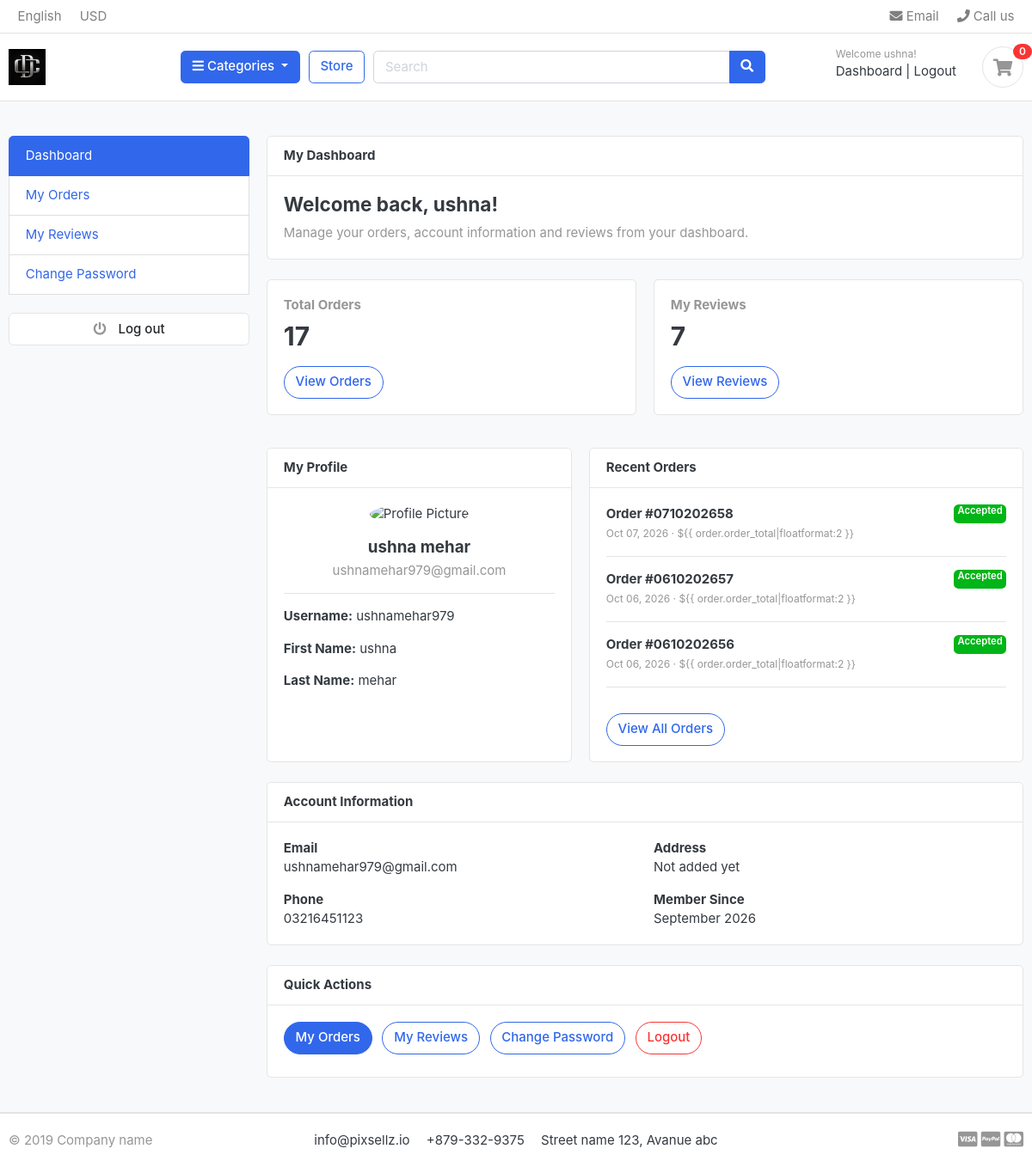
Before: /accounts/ (signed in) with the older database file.
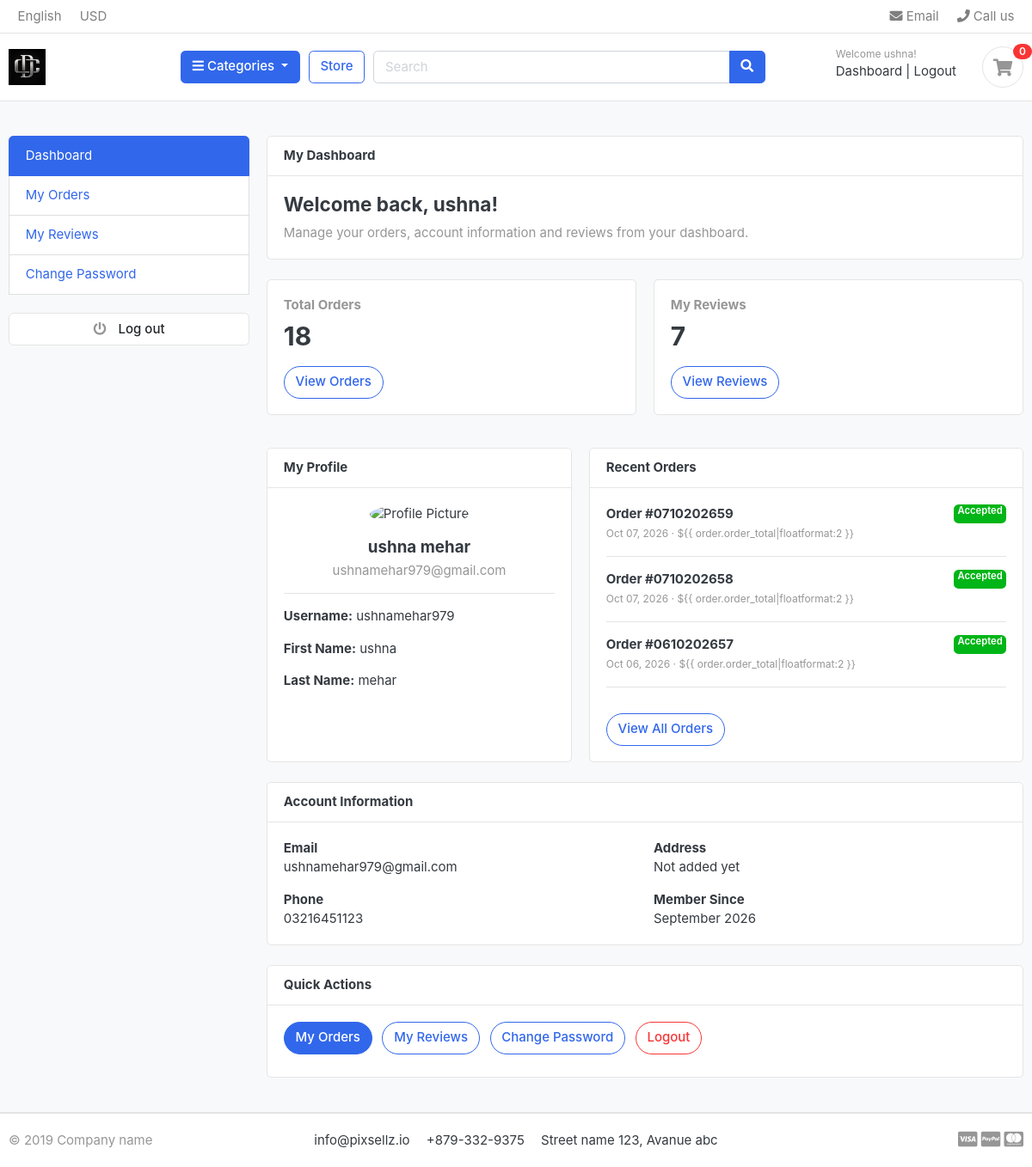
After: the same page with the newer database file.
### orders/models.py (models this page shows, shortened)
class Order(models.Model):
    PAYMENT_METHODS = (
        ('Safepay', 'Safepay'),
        ('Cash on Delivery', 'Cash on Delivery'),
    )
    STATUS = (
        ('New', 'New'),
        ('Accepted', 'Accepted'),
        ('Completed', 'Completed'),
        ('Cancelled', 'Cancelled'),
    )
    user = models.ForeignKey(Account, on_delete=models.SET_NULL, null=True)
    payment = models.ForeignKey(Payment, on_delete=models.SET_NULL, blank=True, null=True)
    payment_method = models.CharField(max_length=32, choices=PAYMENT_METHODS, blank=True, default='')
    order_number = models.CharField(max_length=100)
    first_name = models.CharField(max_length=100)
    last_name = models.CharField(max_length=100)
    email = models.EmailField(max_length=100)
    phone = models.CharField(max_length=15)
    address_line_1 = models.CharField(max_length=100)
    address_line_2 = models.CharField(max_length=100, blank=True)
    city = models.CharField(max_length=100)
    state = models.CharField(max_length=100)
    country = models.CharField(max_length=100)
    order_total = models.FloatField()
    tax = models.FloatField()
    status = models.CharField(max_length=100, choices=STATUS, default='New')
    created_at = models.DateTimeField(auto_now_add=True)
    updated_at = models.DateTimeField(auto_now=True)
    ip = models.CharField(max_length=20, blank=True)
    is_ordered = models.BooleanField(default=False)

### accounts/views.py (the view)
# urls.py: path('',views.dashboard, name='dashboard'),
@login_required(login_url='login')
def dashboard(request):
    orders = Order.objects.order_by('-created_at').filter(user_id=request.user.id, is_ordered=True)
    orders_count = orders.count()
    recent_orders = orders[:3]
    from store.models import ReviewRating
    reviews_count = ReviewRating.objects.filter(user=request.user, status=True).count()
    context = {
        'orders': orders,
        'orders_count': orders_count,
        'recent_orders': recent_orders,
        'reviews_count': reviews_count,
    }
    return render(request, 'accounts/dashboard.html', context)

### carts/context_processors.py (called while the page is built)
def counter(request):
    cart_count = 0
    if 'admin' in request.path:
        return {}
    try:
        if request.user.is_authenticated:
            cart_items = CartItem.objects.filter(user=request.user)
        else:
            cart = Cart.objects.get(cart_id=_cart_id(request))
            cart_items = CartItem.objects.filter(cart=cart)
        for cart_item in cart_items:
            cart_count += cart_item.quantity
    except Cart.DoesNotExist:
        cart_count = 0
    return {'cart_count': cart_count}

### category/context_processors.py (called while the page is built)
def menu_link(request):
    link = Category.objects.all()
    return dict(link=link)

### category/models.py (called while the page is built)
    def get_url(self):
        return reverse('products_by_category', args=[self.slug])

### templates/accounts/dashboard.html (shortened to what the changed rows need)
{% extends 'base.html' %} {% load static %} {% block content %} <section class="section-content padding-y bg">
    <div class="container">
        <div class="row">
            <main class="col-md-9">
                <div class="row mb-4">
                    <div class="col-md-6 mb-3">
                        <div class="card h-100">
                            <div class="card-body">
                                <h6 class="text-muted"> Total Orders </h6>
                                <h2 class="mb-3"> {{ orders_count }} </h2>
                                <a href="{% url 'my_orders' %}" class="btn btn-outline-primary"
                                    style="border-radius: 23px;"> View Orders </a>
                            </div>
                        </div>
                    </div>
                    <div class="col-md-6 mb-3">
                        <div class="card h-100">
                            <div class="card-body">
                                <h2 class="mb-3"> {{ reviews_count }} </h2>
                            </div>
                        </div>
                    </div>
                </div>
                <div class="row">
                    <div class="col-md-7 mb-4">
                        <div class="card h-100">
                            <div class="card-body">
                                {% if recent_orders %}
                                {% for order in recent_orders %}
                                <div class="border-bottom pb-3 mb-3">
                                    <div class="d-flex justify-content-between">
                                        <strong> Order #{{ order.order_number }} </strong>
                                        <span
                                            class="badge {% if order.status == 'Completed' or order.status == 'Accepted' %}badge-success{% elif order.status == 'Cancelled' %}badge-danger{% else %}badge-warning{% endif %}">
                                            {{ order.status }}
                                        </span>
                                    </div>
                                    <small class="text-muted"> {{ order.created_at|date:"M d, Y" }} · ${{
                                        order.order_total|floatformat:2 }} </small>
                                </div>
                                {% endfor %}
                                {% else %}
                                <p class="text-muted mb-0">You haven't placed any orders yet.</p>
                                {% endif %}
                            </div>
                        </div>
                    </div>
                </div>
            </main>
        </div>
    </div>
</section> {% endblock %}

Changed rows visible on the page:
no longer on this page (row unchanged): Order: order_number "0610202656", status "Accepted", created_at "Oct 06, 2026"
added Order: order_number "0710202659", status "Accepted", created_at "Oct 07, 2026"
Other visible differences:
{{ orders_count }}: "17" → "18"
